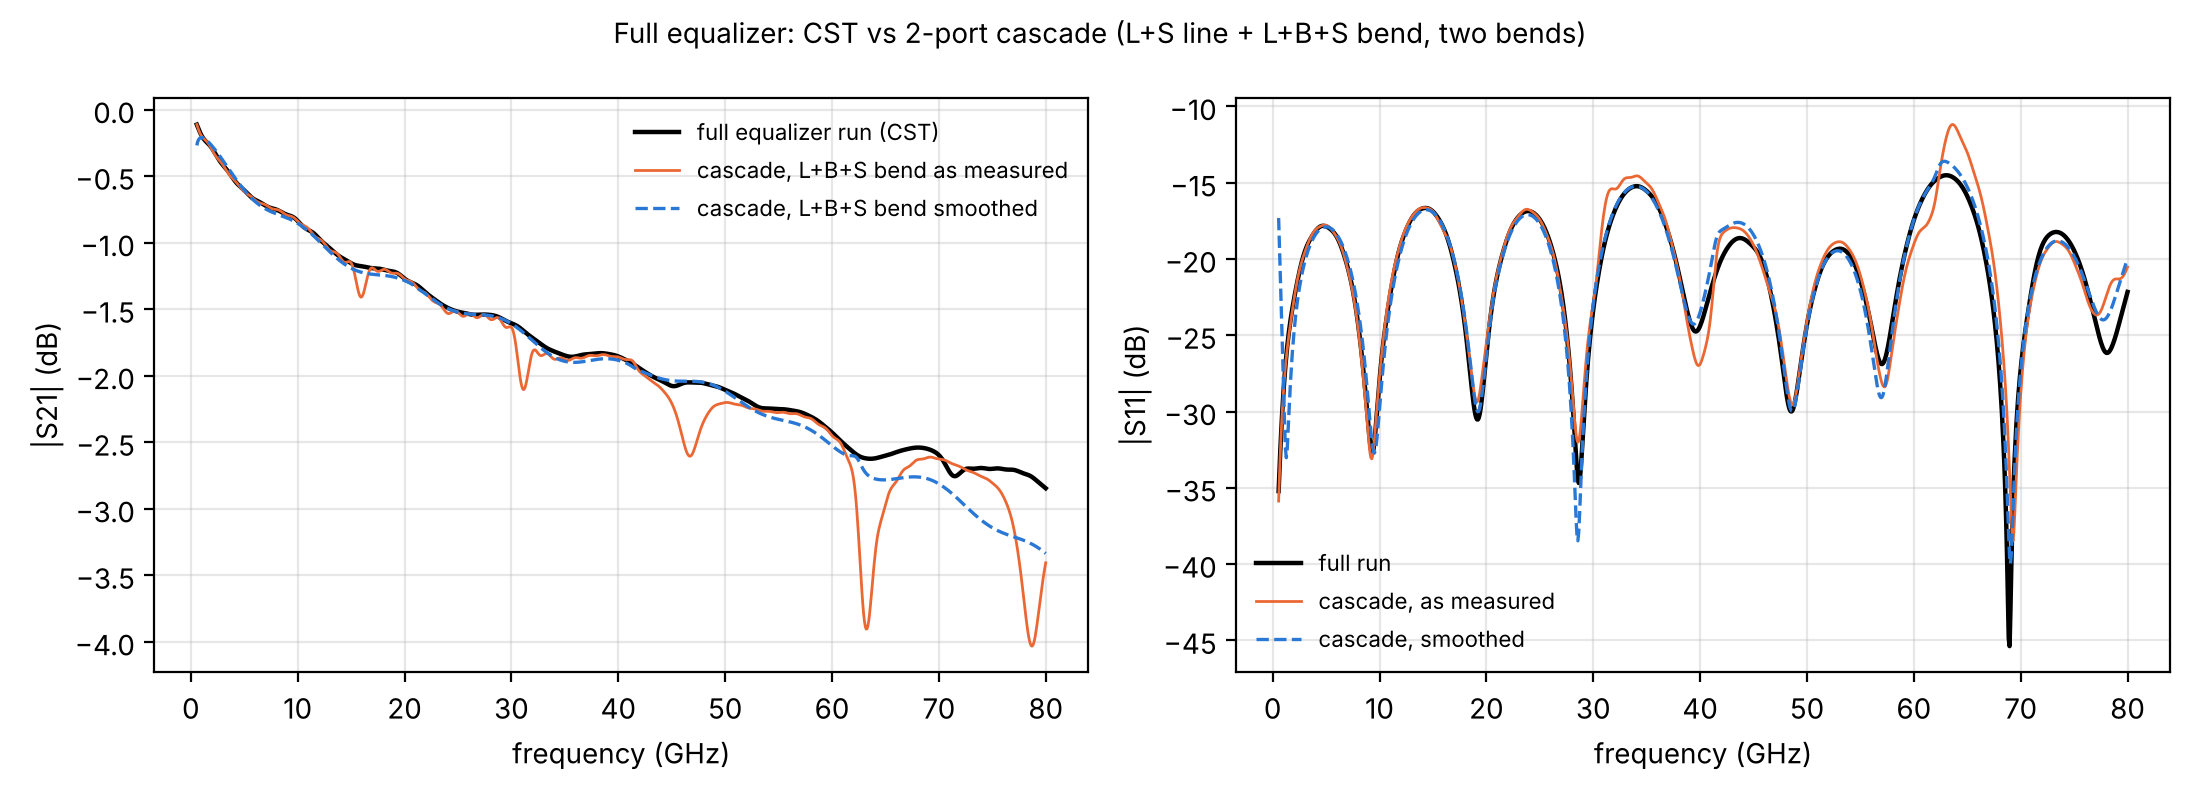

Write Python code to recreate this figure.
"""Full equalizer rebuilt as a 2-port cascade: T = T_line(2.70) B T_line(1.44) B T_line(1.44), 50 ohm ports.
Line: L+S touchstone extraction (raw alpha, n_m, Zc). Bend B: 2-port from L+B+S, B = T(2.16)^-1 T_LBS T(1.08)^-1
(route (c) of lbs_bend.py), (i) as measured, dips included; (ii) smoothed: |S21| dB, delay and S11 of B
replaced by a cubic fit in f over the bands outside the dips (14-18, 29-33, 44-50 GHz excluded).
Compared with the full-equalizer touchstone. Outputs: cascade_test.png, printed table."""
import os, sys
HERE = os.path.dirname(os.path.abspath(__file__)); sys.path.insert(0, os.path.abspath(os.path.join(HERE, "../../../..")))
import numpy as np, skrf as rf, matplotlib
matplotlib.use("Agg"); import matplotlib.pyplot as plt
from mzm_interconnect.extractor import extract_line_fit
from mzm_interconnect.physics import C0
E = os.path.join(HERE, "..")
net = lambda p: rf.Network(os.path.join(E, p))
nLBS, nLS, nFULL = net("L+B+S/BASELINE_LBS.s2p"), net("L+S/BASELINE_LS.s2p"), net("full equalizer/BASELINE_FULL_EQUALIZER.s2p")
f = nLBS.f / 1e9; k = f >= 0.5; f = f[k]
fit = extract_line_fit(os.path.join(E, "L+S/BASELINE_LS.s2p"), 3.24)
g = np.interp(f, fit.raw_f_GHz, fit.raw_alpha_dB_cm) * 100 / 8.686 + 1j * np.interp(f, fit.raw_f_GHz, fit.raw_nm) * 2 * np.pi * f * 1e9 / C0
Z = np.interp(f, fit.raw_f_GHz, fit.raw_Zc.real) + 1j * np.interp(f, fit.raw_f_GHz, fit.raw_Zc.imag)
def T(Lm):
    gl = g * Lm; t = np.empty((len(f), 2, 2), complex)
    t[:, 0, 0] = np.cosh(gl); t[:, 0, 1] = Z * np.sinh(gl); t[:, 1, 0] = np.sinh(gl) / Z; t[:, 1, 1] = np.cosh(gl); return t
inv = np.linalg.inv; A = lambda n: rf.network.s2a(n.s[k], 50.0)
B = inv(T(2.16e-3)) @ A(nLBS) @ inv(T(1.08e-3))
# smoothed bend: S-params of B referenced to Zc, fit outside the dips
S = np.array([rf.network.a2s(B[i:i+1], Z[i])[0] for i in range(len(f))])
ok = ~(((f > 14) & (f < 18)) | ((f > 29) & (f < 33)) | ((f > 44) & (f < 50)))
def sm(y): return np.polyval(np.polyfit(f[ok], y[ok], 3), f)
mag = 10 ** (sm(20 * np.log10(abs(S[:, 1, 0]))) / 20); ph = sm(np.unwrap(np.angle(S[:, 1, 0])))
s11 = sm(S[:, 0, 0].real) + 1j * sm(S[:, 0, 0].imag)
Ss = np.zeros_like(S); Ss[:, 0, 0] = Ss[:, 1, 1] = s11; Ss[:, 1, 0] = Ss[:, 0, 1] = mag * np.exp(1j * ph)
Bs = np.array([rf.network.s2a(Ss[i:i+1], Z[i])[0] for i in range(len(f))])
def s21(TT): return rf.network.a2s(TT, 50.0)[:, 1, 0], rf.network.a2s(TT, 50.0)[:, 0, 0]
Tl1, Tl2 = T(2.70e-3), T(1.44e-3)
c_raw = s21(Tl1 @ B @ Tl2 @ B @ Tl2); c_sm = s21(Tl1 @ Bs @ Tl2 @ Bs @ Tl2)
ref = nFULL.s[k][:, 1, 0], nFULL.s[k][:, 0, 0]
dB = lambda x: 20 * np.log10(abs(x))
print(" f GHz | |S21| dB: full run / cascade, bend as measured / cascade, smoothed bend")
for q in (10, 16, 20, 31, 40, 47, 55, 60, 70, 80):
    i = np.argmin(abs(f - q)); print(f"{f[i]:5.1f}  | {dB(ref[0][i]):+.3f} / {dB(c_raw[0][i]):+.3f} / {dB(c_sm[0][i]):+.3f}")
for lab, c in (("as measured", c_raw), ("smoothed", c_sm)):
    m = f <= 60; d = dB(c[0]) - dB(ref[0]); dp = np.degrees(np.angle(c[0] / ref[0]))
    print(f"cascade ({lab}) - full run, 0.5-60 GHz: |S21| max {abs(d[m]).max():.3f} dB, rms {np.sqrt(np.mean(d[m]**2)):.3f} dB; "
          f"phase max {abs(dp[m]).max():.1f} deg; |S11| max diff {abs(abs(c[1][m]) - abs(ref[1][m])).max():.3f}")
fig, ax = plt.subplots(1, 2, figsize=(11, 4))
ax[0].plot(f, dB(ref[0]), "k-", lw=1.6, label="full equalizer run (CST)")
ax[0].plot(f, dB(c_raw[0]), "-", color="#eb6834", lw=1, label="cascade, L+B+S bend as measured")
ax[0].plot(f, dB(c_sm[0]), "--", color="#2a78d6", lw=1.2, label="cascade, L+B+S bend smoothed")
ax[0].set_ylabel("|S21| (dB)")
ax[1].plot(f, dB(ref[1]), "k-", lw=1.6, label="full run"); ax[1].plot(f, dB(c_raw[1]), "-", color="#eb6834", lw=1, label="cascade, as measured")
ax[1].plot(f, dB(c_sm[1]), "--", color="#2a78d6", lw=1.2, label="cascade, smoothed"); ax[1].set_ylabel("|S11| (dB)")
for a_ in ax: a_.set_xlabel("frequency (GHz)"); a_.grid(alpha=0.3); a_.legend(frameon=False, fontsize=8)
fig.suptitle("Full equalizer: CST vs 2-port cascade (L+S line + L+B+S bend, two bends)", fontsize=10)
fig.tight_layout(); fig.savefig(os.path.join(HERE, "cascade_test.png"), dpi=200)
